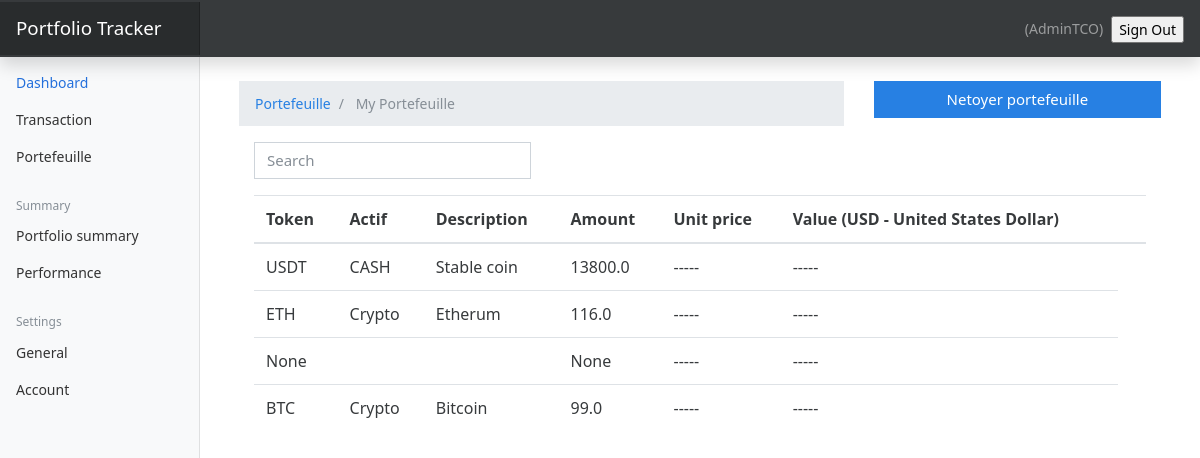
Page /portefeuille/ (signed in) on the earlier database version.
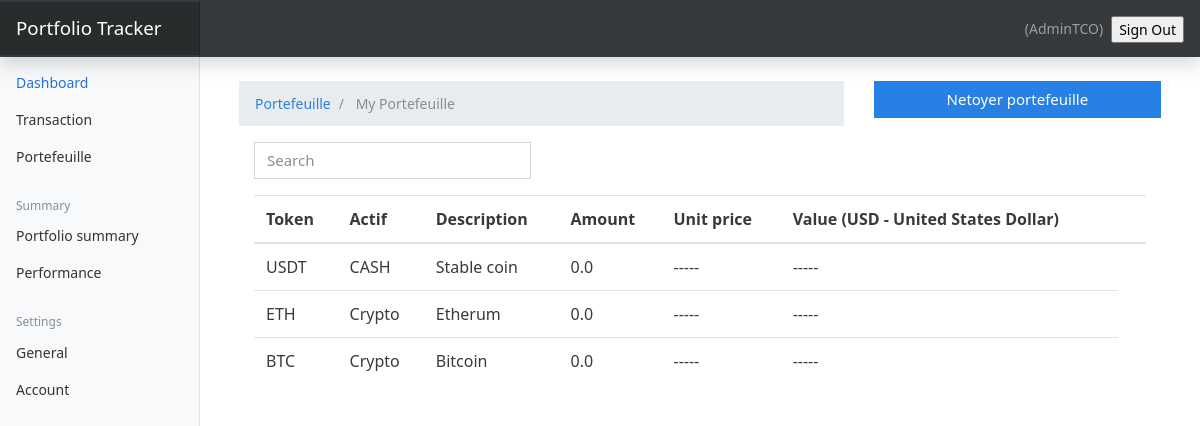
Same page on the later database version.
### portefeuille/models.py (models this page shows, shortened)
class Portefeuille(models.Model):
    token = models.CharField(max_length=20)
    amount=models.FloatField(null=True)
    type_actif = models.CharField(max_length=100)
    description = models.CharField(max_length=150)
    value = models.FloatField(null=True)
    unit_price = models.FloatField(null=True)
    class Meta:
        ordering: ['token']

### portefeuille/views.py (the view, shortened to what this page needs)
# urls.py: path("", views.index, name='portefeuille'),
def index(request):
    portefeuille = Portefeuille.objects.all()
    paginator = Paginator(portefeuille, 5)
    page_number = request.GET.get('page')
    page_obj = Paginator.get_page(paginator, page_number)
    currency = UserPreference.objects.get(user=request.user).currency
    context = {
        'protefeuille': portefeuille,
        'page_obj': page_obj,
        'currency': currency
    }
    return render(request, 'portefeuille/index.html', context)

### templates/portefeuille/index.html (shortened to what this page needs)
{% extends 'base.html' %}
{% load static %}
{% block content %}
<div class="container mt-4">
  <div class="row">
    <div class="col-md-8">
      <nav aria-label="breadcrumb">
        <ol class="breadcrumb">
          <li class="breadcrumb-item">
            <a href="">Portefeuille</a>
          </li>
          <li class="breadcrumb-item active" aria-current="page">
            My Portefeuille
          </li>
        </ol>
      </nav>
    </div>
    <div class="col-md-4">
        <button class ="btn btn-block btn-primary" id="confirmationButton">Netoyer portefeuille</button>
    </div>
  </div>
  <div class="container">
    <div class="row">
      <div class="col-md-4">
        <div class="form-group">
          <input type="text" class="form-control" id="searchField" placeholder="Search">
        </div>
      </div>
    </div>
    <div class="app-table">
      <table class="table table-stripped table-hover">
        <thead>
          <tr>
            <th>Token</th>
            <th>Actif</th>
            <th>Description</th>
            <th>Amount</th>
            <th>Unit price</th>
            <th>Value ({{currency}})</th>
            <th></th>
          </tr>
        </thead>
        <tbody>
          {% for token_ in page_obj%}
          <tr>
            <td>{{token_.token}}</td>
            <td>{{token_.type_actif}}</td>
            <td>{{token_.description}}</td>
            <td>{{token_.amount}}</td>
            <td>-----</td>
            <td>-----</td>
          </tr>
          {% endfor %}
        </tbody>
      </table>
    </div>
      </div>
</div>
</div>
{% endblock content %}

Differences in the rows shown:
removed Portefeuille: token "None", amount "None"
changed Portefeuille "USDT": amount "13800.0" → "0.0"
changed Portefeuille "ETH": amount "116.0" → "0.0"
changed Portefeuille "BTC": amount "99.0" → "0.0"
